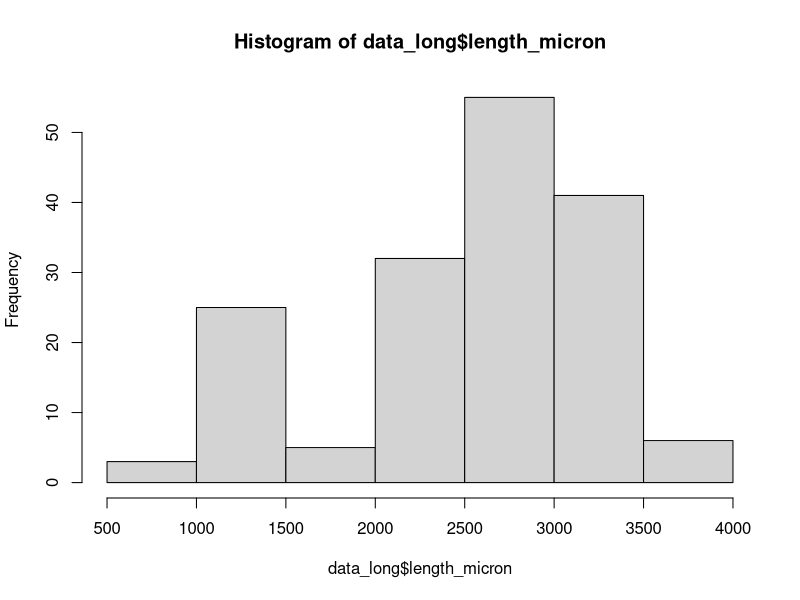
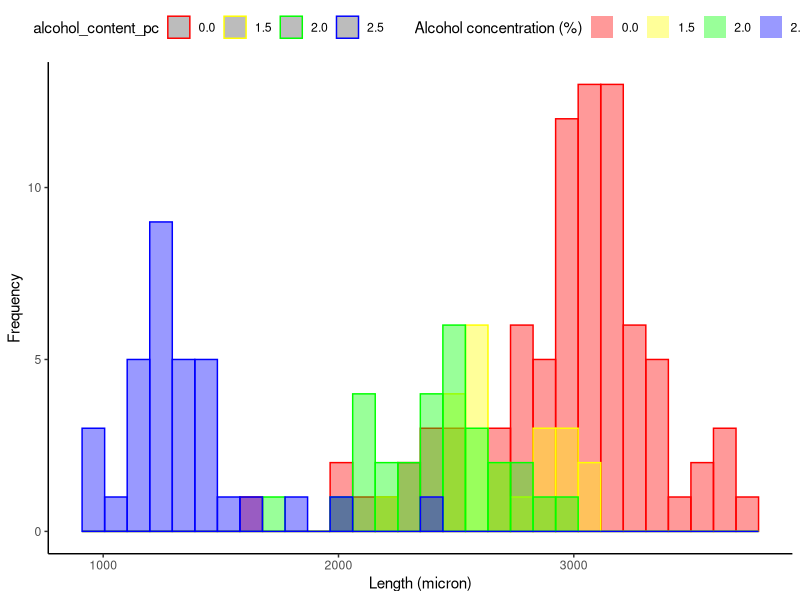

The R script that drew these images, in order:
data <- read.csv("zebrafish.csv", header=T)


data_long <-reshape(data[2:5],
                      varying = list(names(data[2:5])),
                      v.names = "length_micron",
                      timevar = "alcohol_content_pc",
                      times = c("0.0", "1.5", "2.0", "2.5"),
                      direction = "long")

data_long <- na.omit(data_long)
data_long <- data_long[1:2]
rownames(data_long) <- NULL

hist(data_long$length_micron)

group_1 = subset(data_long, data_long$alcohol_content_pc=="0.0" | data_long$alcohol_content_pc=="2.5")

t.test(length_micron ~ alcohol_content_pc, group_1)

# https://www.datanovia.com/en/blog/how-to-create-histogram-by-group-in-r/

library(ggplot2)
theme_set(
  theme_classic() + 
    theme(legend.position = "top")
)

# Change line color by alcohol content
ggplot(data_long, aes(x = length_micron)) +
  geom_histogram(aes(color = alcohol_content_pc, fill=alcohol_content_pc),
                 position = "identity", bins = 30, alpha = 0.4) +
  scale_color_manual(values = c("red", "yellow", "green", "blue")) +
  scale_fill_manual(values = c("red", "yellow", "green", "blue")) +
  labs(x="Length (micron)", y="Frequency", fill="Alcohol concentration (%)")
